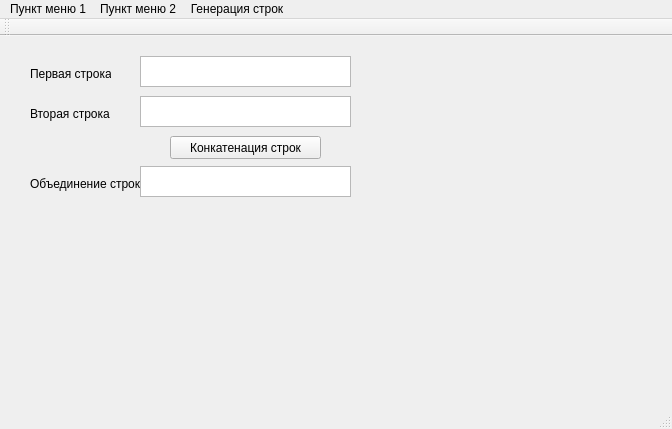
<?xml version="1.0" encoding="UTF-8"?>
<ui version="4.0">
 <class>MainWindow</class>
 <widget class="QMainWindow" name="MainWindow">
  <property name="geometry">
   <rect>
    <x>0</x>
    <y>0</y>
    <width>672</width>
    <height>429</height>
   </rect>
  </property>
  <property name="windowTitle">
   <string>Основное окно программы</string>
  </property>
  <widget class="QWidget" name="centralWidget">
   <widget class="QPushButton" name="pushButton">
    <property name="geometry">
     <rect>
      <x>170</x>
      <y>100</y>
      <width>151</width>
      <height>23</height>
     </rect>
    </property>
    <property name="text">
     <string>Конкатенация строк</string>
    </property>
   </widget>
   <widget class="QTextEdit" name="textEdit_1">
    <property name="geometry">
     <rect>
      <x>140</x>
      <y>20</y>
      <width>211</width>
      <height>31</height>
     </rect>
    </property>
    <property name="inputMethodHints">
     <set>Qt::ImhNone</set>
    </property>
   </widget>
   <widget class="QTextEdit" name="textEdit_2">
    <property name="geometry">
     <rect>
      <x>140</x>
      <y>60</y>
      <width>211</width>
      <height>31</height>
     </rect>
    </property>
   </widget>
   <widget class="QTextEdit" name="textEditSum">
    <property name="geometry">
     <rect>
      <x>140</x>
      <y>130</y>
      <width>211</width>
      <height>31</height>
     </rect>
    </property>
   </widget>
   <widget class="QLabel" name="label">
    <property name="geometry">
     <rect>
      <x>30</x>
      <y>30</y>
      <width>81</width>
      <height>16</height>
     </rect>
    </property>
    <property name="text">
     <string>Первая строка</string>
    </property>
   </widget>
   <widget class="QLabel" name="label_2">
    <property name="geometry">
     <rect>
      <x>30</x>
      <y>70</y>
      <width>81</width>
      <height>16</height>
     </rect>
    </property>
    <property name="text">
     <string>Вторая строка</string>
    </property>
   </widget>
   <widget class="QLabel" name="label_3">
    <property name="geometry">
     <rect>
      <x>30</x>
      <y>140</y>
      <width>111</width>
      <height>16</height>
     </rect>
    </property>
    <property name="text">
     <string>Объединение строк</string>
    </property>
   </widget>
  </widget>
  <widget class="QMenuBar" name="menuBar">
   <property name="geometry">
    <rect>
     <x>0</x>
     <y>0</y>
     <width>672</width>
     <height>21</height>
    </rect>
   </property>
   <widget class="QMenu" name="menu">
    <property name="title">
     <string>Пункт меню 1</string>
    </property>
   </widget>
   <widget class="QMenu" name="menu_2">
    <property name="title">
     <string>Пункт меню 2</string>
    </property>
   </widget>
   <widget class="QMenu" name="menu_3">
    <property name="title">
     <string>Генерация строк</string>
    </property>
    <addaction name="generateStr1"/>
    <addaction name="generateStr2"/>
   </widget>
   <addaction name="menu"/>
   <addaction name="menu_2"/>
   <addaction name="menu_3"/>
  </widget>
  <widget class="QToolBar" name="mainToolBar">
   <attribute name="toolBarArea">
    <enum>TopToolBarArea</enum>
   </attribute>
   <attribute name="toolBarBreak">
    <bool>false</bool>
   </attribute>
  </widget>
  <widget class="QStatusBar" name="statusBar"/>
  <action name="generateStr1">
   <property name="text">
    <string>Случайная первая строка</string>
   </property>
  </action>
  <action name="generateStr2">
   <property name="text">
    <string>Случайная вторая строка</string>
   </property>
  </action>
 </widget>
 <layoutdefault spacing="6" margin="11"/>
 <resources/>
 <connections/>
</ui>
